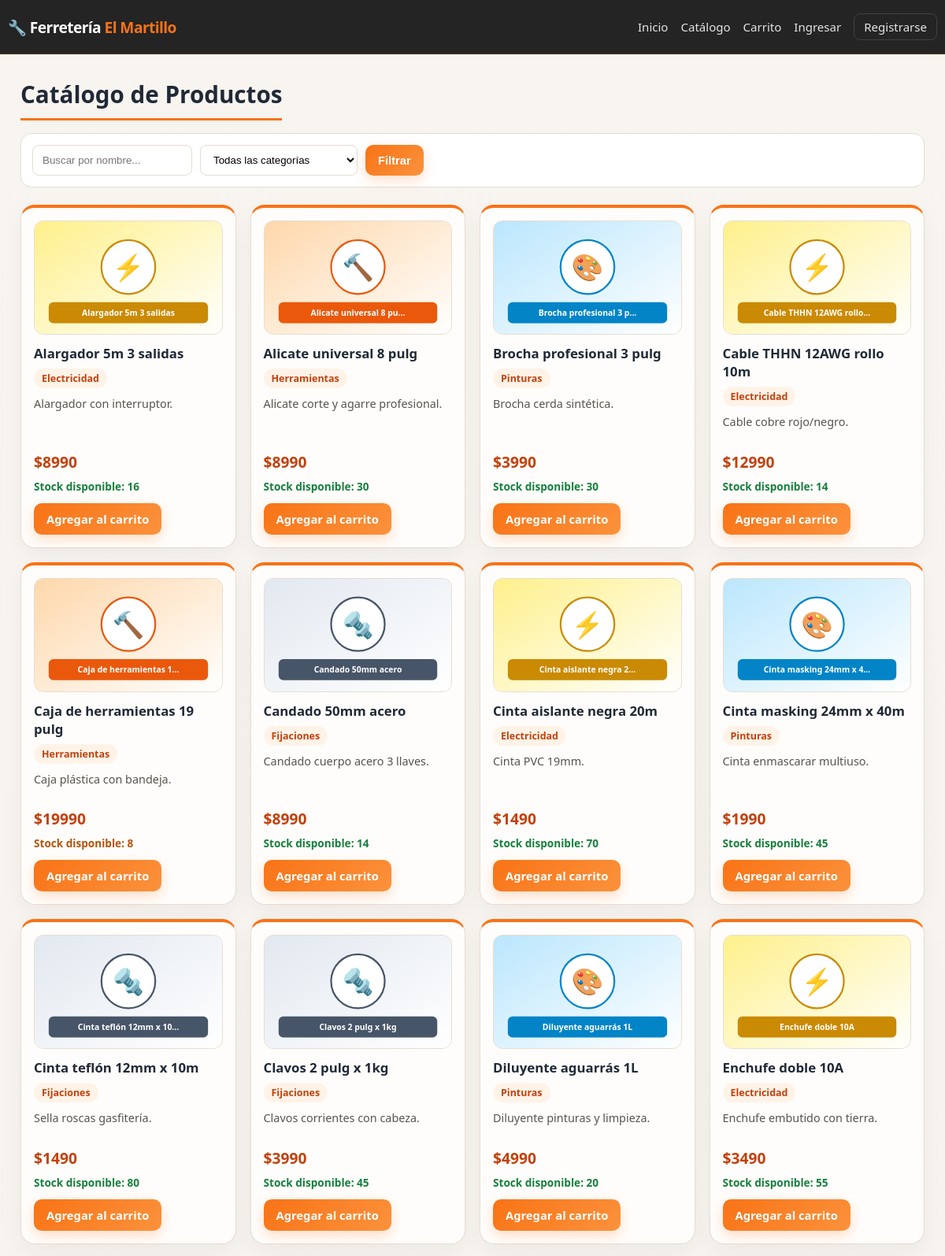
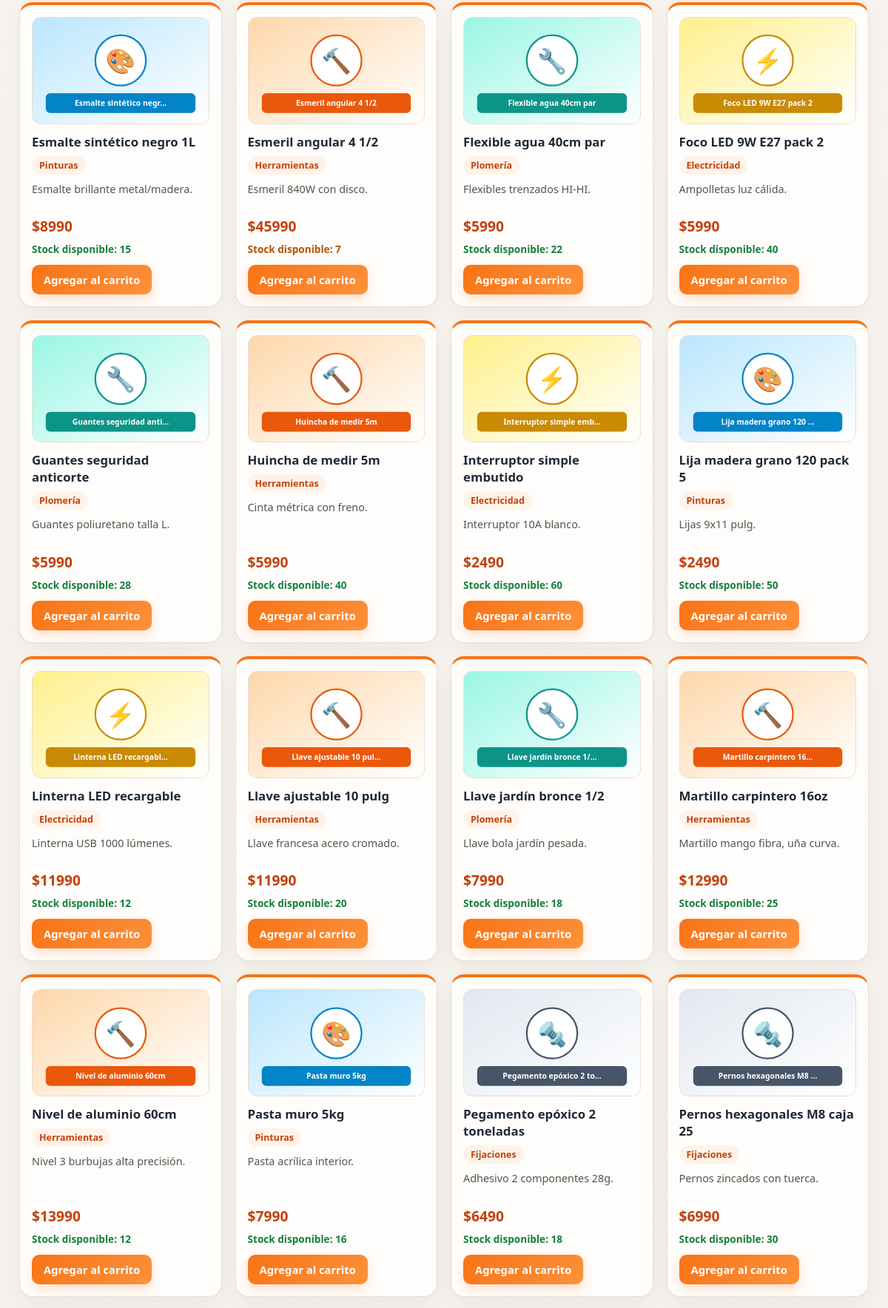
Screenshot of /catalogo/ (upper part) with the database file from the repository (2 pictures, top to bottom).
### productos/models.py (models this page shows, shortened)
class Producto(models.Model):
    nombre = models.CharField(max_length=120)
    descripcion = models.TextField(blank=True, default="")
    precio = models.PositiveIntegerField(help_text="Precio en CLP")
    stock = models.PositiveIntegerField(default=0)
    imagen = models.CharField(
        max_length=255,
        blank=True,
        default="/static/img/productos/default.svg",
        help_text="Ruta o URL de la imagen del producto"
    )
    categoria = models.ForeignKey(
        Categoria,
        on_delete=models.SET_NULL,
        null=True,
        blank=True,
        related_name="productos"
    )
    class Meta:
        ordering = ["nombre"]

class Categoria(models.Model):
    nombre = models.CharField(max_length=80, unique=True)
    descripcion = models.TextField(blank=True, default="")
    class Meta:
        ordering = ["nombre"]
        verbose_name_plural = "categorías"

### productos/views.py (the view)
# urls.py: path("catalogo/", views.tienda, name="tienda"),
def tienda(request):
    q = request.GET.get("q", "").strip()
    cat_id = request.GET.get("categoria", "")
    cat_activa = int(cat_id) if cat_id.isdigit() else 0
    productos = Producto.objects.select_related("categoria").all()
    if cat_activa > 0:
        productos = productos.filter(categoria_id=cat_activa)
    if q != "":
        productos = productos.filter(nombre__icontains=q)
    categorias = Categoria.objects.all()
    _, _, cart_count = calcular_detalle_carrito(obtener_carrito(request))
    contexto = {
        "productos": productos,
        "categorias": categorias,
        "cat_activa": cat_activa,
        "q": q,
        "cart_count": cart_count,
    }
    return render(request, "tienda.html", contexto)

### productos/views.py (called while the page is built, shortened)
def obtener_carrito(request):
    return request.session.get("carrito", {})

def calcular_detalle_carrito(carrito):
    items = []
    total = 0
    cantidad_total = 0
    return items, total, cantidad_total

### templates/tienda.html (shortened to what this page needs)
{% extends "base.html" %}
{% block content %}
<h1>Catálogo de Productos</h1>
<form class="filters" method="get">
  <input type="text" name="q" placeholder="Buscar por nombre..." value="{{ q }}">
  <select name="categoria">
    <option value="">Todas las categorías</option>
  </select>
  <button type="submit">Filtrar</button>
</form>
<div class="grid">
{% for p in productos %}
  <article class="card">
    <a href="{% url 'detalle' p.id %}" class="thumb">
      <img class="prod-img" src="{{ p.imagen|default:'/static/img/productos/default.svg' }}" alt="{{ p.nombre }}">
    </a>
    <h3><a href="{% url 'detalle' p.id %}">{{ p.nombre }}</a></h3>
    <p class="cat">{{ p.categoria.nombre|default:"Sin categoría" }}</p>
    <p class="desc">{{ p.descripcion|truncatewords:12 }}</p>
    <p class="price">${{ p.precio }}</p>
    <p class="stock {% if p.stock == 0 %}out{% elif p.stock <= 10 %}low{% endif %}">
      {% if p.stock == 0 %}Sin stock{% else %}Stock disponible: {{ p.stock }}{% endif %}
    </p>
    {% if p.stock > 0 %}
      <a class="btn" href="{% url 'carrito_agregar' p.id %}">Agregar al carrito</a>
    {% else %}
      <span class="btn disabled">Sin stock</span>
    {% endif %}
  </article>
{% empty %}
  <p>No se encontraron productos para esta búsqueda.</p>
{% endfor %}
</div>
{% endblock %}

### static/css/style.css (style rules this page uses)
:root { --bg: #f4efe9; --bg-strong: #f9f5f1; --card: #fffdfb; --ink: #1f2937; --muted: #6b7280; --line: #e7ddd1; --acc: #f97316; --acc-dark: #c2410c; --acc-soft: #fff3e8; --hdr: #171717; --shadow: rgba(31, 41, 55, 0.12); }
* { box-sizing: border-box; }
html { scroll-behavior: smooth; }
body { margin: 0; font-family: "Segoe UI", Inter, system-ui, sans-serif; background: linear-gradient(180deg, #f8f4f0 0%, #f3efe9 100%); color: var(--ink); }
h1 { font-size: 1.85rem; margin: 0 0 16px; padding-bottom: 10px; border-bottom: 3px solid var(--acc); display: inline-block; }
.filters { display: flex; gap: 10px; margin-bottom: 22px; flex-wrap: wrap; background: #fff; padding: 14px; border-radius: 14px; border: 1px solid var(--line); }
.filters input, .filters select { padding: 10px 12px; border: 1px solid var(--line); border-radius: 8px; background: #fff; min-width: 200px; }
button, .btn { background: linear-gradient(135deg, var(--acc), #fb923c); color: #fff; border: none; padding: 10px 16px; border-radius: 10px; cursor: pointer; text-decoration: none; display: inline-block; font-size: .92rem; font-weight: 700; box-shadow: 0 6px 16px rgba(249, 115, 22, 0.22); transition: transform .15s ease, box-shadow .15s ease; }
.card .btn, .card .btn.disabled { margin-top: auto; align-self: flex-start; }
.grid { display: grid; grid-template-columns: repeat(auto-fill, minmax(235px, 1fr)); gap: 18px; }
.card { background: var(--card); border: 1px solid var(--line); border-top: 4px solid var(--acc); border-radius: 18px; padding: 16px; display: flex; flex-direction: column; transition: transform .18s ease, box-shadow .18s ease; box-shadow: 0 10px 28px rgba(15, 23, 42, 0.04); }
.thumb { width: 100%; height: 145px; background: linear-gradient(135deg, #fff1e6, #ffe7c7); border-radius: 12px; display: flex; align-items: center; justify-content: center; overflow: hidden; margin-bottom: 12px; border: 1px solid var(--line); }
.prod-img { width: 100%; height: 100%; object-fit: cover; display: block; }
.card h3 { margin: 0 0 8px; font-size: 1.05rem; }
.card h3 a { color: inherit; text-decoration: none; }
.cat { display: inline-block; background: var(--acc-soft); color: var(--acc-dark); font-size: .78rem; font-weight: 700; padding: 4px 10px; border-radius: 999px; margin: 0 0 10px; align-self: flex-start; }
.desc { font-size: .9rem; color: #57534e; min-height: 2.4em; flex: 1; margin: 0 0 8px; }
.price { font-weight: 800; font-size: 1.2rem; color: var(--acc-dark); margin: 4px 0; }
.stock { font-size: .85rem; color: #15803d; font-weight: 700; margin: 4px 0 12px; }
.stock.low { color: #b45309; }

### rows the page displays
Producto: imagen (picture), nombre "Alargador 5m 3 salidas", categoria.nombre "Electricidad", descripcion "Alargador con interruptor.", precio "8990", stock "16", shows "Agregar al carrito"
Producto: imagen (picture), nombre "Alicate universal 8 pulg", categoria.nombre "Herramientas", descripcion "Alicate corte y agarre profesional.", precio "8990", stock "30", shows "Agregar al carrito"
Producto: imagen (picture), nombre "Brocha profesional 3 pulg", categoria.nombre "Pinturas", descripcion "Brocha cerda sintética.", precio "3990", stock "30", shows "Agregar al carrito"
Producto: imagen (picture), nombre "Cable THHN 12AWG rollo 10m", categoria.nombre "Electricidad", descripcion "Cable cobre rojo/negro.", precio "12990", stock "14", shows "Agregar al carrito"
Producto: imagen (picture), nombre "Caja de herramientas 19 pulg", categoria.nombre "Herramientas", descripcion "Caja plástica con bandeja.", precio "19990", stock "8", shows "Agregar al carrito"
Producto: imagen (picture), nombre "Candado 50mm acero", categoria.nombre "Fijaciones", descripcion "Candado cuerpo acero 3 llaves.", precio "8990", stock "14", shows "Agregar al carrito"
Producto: imagen (picture), nombre "Cinta aislante negra 20m", categoria.nombre "Electricidad", descripcion "Cinta PVC 19mm.", precio "1490", stock "70", shows "Agregar al carrito"
Producto: imagen (picture), nombre "Cinta masking 24mm x 40m", categoria.nombre "Pinturas", descripcion "Cinta enmascarar multiuso.", precio "1990", stock "45", shows "Agregar al carrito"
Producto: imagen (picture), nombre "Cinta teflón 12mm x 10m", categoria.nombre "Fijaciones", descripcion "Sella roscas gasfitería.", precio "1490", stock "80", shows "Agregar al carrito"
Producto: imagen (picture), nombre "Clavos 2 pulg x 1kg", categoria.nombre "Fijaciones", descripcion "Clavos corrientes con cabeza.", precio "3990", stock "45", shows "Agregar al carrito"
Producto: imagen (picture), nombre "Diluyente aguarrás 1L", categoria.nombre "Pinturas", descripcion "Diluyente pinturas y limpieza.", precio "4990", stock "20", shows "Agregar al carrito"
Producto: imagen (picture), nombre "Enchufe doble 10A", categoria.nombre "Electricidad", descripcion "Enchufe embutido con tierra.", precio "3490", stock "55", shows "Agregar al carrito"
Producto: imagen (picture), nombre "Esmalte sintético negro 1L", categoria.nombre "Pinturas", descripcion "Esmalte brillante metal/madera.", precio "8990", stock "15", shows "Agregar al carrito"
Producto: imagen (picture), nombre "Esmeril angular 4 1/2", categoria.nombre "Herramientas", descripcion "Esmeril 840W con disco.", precio "45990", stock "7", shows "Agregar al carrito"
Producto: imagen (picture), nombre "Flexible agua 40cm par", categoria.nombre "Plomería", descripcion "Flexibles trenzados HI-HI.", precio "5990", stock "22", shows "Agregar al carrito"
Producto: imagen (picture), nombre "Foco LED 9W E27 pack 2", categoria.nombre "Electricidad", descripcion "Ampolletas luz cálida.", precio "5990", stock "40", shows "Agregar al carrito"
Producto: imagen (picture), nombre "Guantes seguridad anticorte", categoria.nombre "Plomería", descripcion "Guantes poliuretano talla L.", precio "5990", stock "28", shows "Agregar al carrito"
Producto: imagen (picture), nombre "Huincha de medir 5m", categoria.nombre "Herramientas", descripcion "Cinta métrica con freno.", precio "5990", stock "40", shows "Agregar al carrito"
Producto: imagen (picture), nombre "Interruptor simple embutido", categoria.nombre "Electricidad", descripcion "Interruptor 10A blanco.", precio "2490", stock "60", shows "Agregar al carrito"
Producto: imagen (picture), nombre "Lija madera grano 120 pack 5", categoria.nombre "Pinturas", descripcion "Lijas 9x11 pulg.", precio "2490", stock "50", shows "Agregar al carrito"
Producto: imagen (picture), nombre "Linterna LED recargable", categoria.nombre "Electricidad", descripcion "Linterna USB 1000 lúmenes.", precio "11990", stock "12", shows "Agregar al carrito"
Producto: imagen (picture), nombre "Llave ajustable 10 pulg", categoria.nombre "Herramientas", descripcion "Llave francesa acero cromado.", precio "11990", stock "20", shows "Agregar al carrito"
Producto: imagen (picture), nombre "Llave jardín bronce 1/2", categoria.nombre "Plomería", descripcion "Llave bola jardín pesada.", precio "7990", stock "18", shows "Agregar al carrito"
Producto: imagen (picture), nombre "Martillo carpintero 16oz", categoria.nombre "Herramientas", descripcion "Martillo mango fibra, uña curva.", precio "12990", stock "25", shows "Agregar al carrito"
Producto: imagen (picture), nombre "Nivel de aluminio 60cm", categoria.nombre "Herramientas", descripcion "Nivel 3 burbujas alta precisión.", precio "13990", stock "12", shows "Agregar al carrito"
Producto: imagen (picture), nombre "Pasta muro 5kg", categoria.nombre "Pinturas", descripcion "Pasta acrílica interior.", precio "7990", stock "16", shows "Agregar al carrito"
Producto: imagen (picture), nombre "Pegamento epóxico 2 toneladas", categoria.nombre "Fijaciones", descripcion "Adhesivo 2 componentes 28g.", precio "6490", stock "18", shows "Agregar al carrito"
Producto: imagen (picture), nombre "Pernos hexagonales M8 caja 25", categoria.nombre "Fijaciones", descripcion "Pernos zincados con tuerca.", precio "6990", stock "30", shows "Agregar al carrito"
